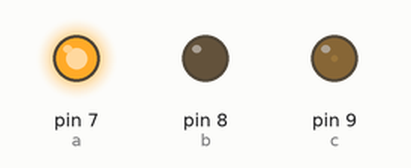
This sketch was run on a simulated Arduino Uno, built with avr-gcc and run on an emulated ATmega328P. On the bench: output pins drawn as LEDs (lit = HIGH).

Above: at 0.1 s.
Timing chart, 0 to 1.6 s (numbered marks = the images above):
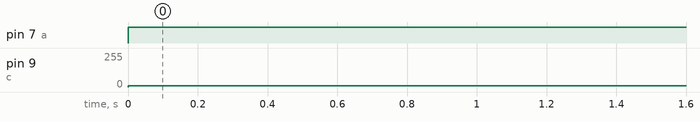

The sketch:

L298n.ino
```cpp
int a = 7, b = 8, c = 9;


void setup() {
  // put your setup code here, to run once:
  pinMode(a, OUTPUT);
  pinMode(b, OUTPUT);
  pinMode(c, OUTPUT);

}

void loop() {
  // put your main code here, to run repeatedly:

  analogWrite(c,10);


  digitalWrite(a, 1);
  digitalWrite(b, 0);


}
```

Measured:
- by itself, pin 7 (a): LOW → HIGH at 0.00 s
- by itself, pin 9 (c): 0/255 → 10/255 at 0.00 s
